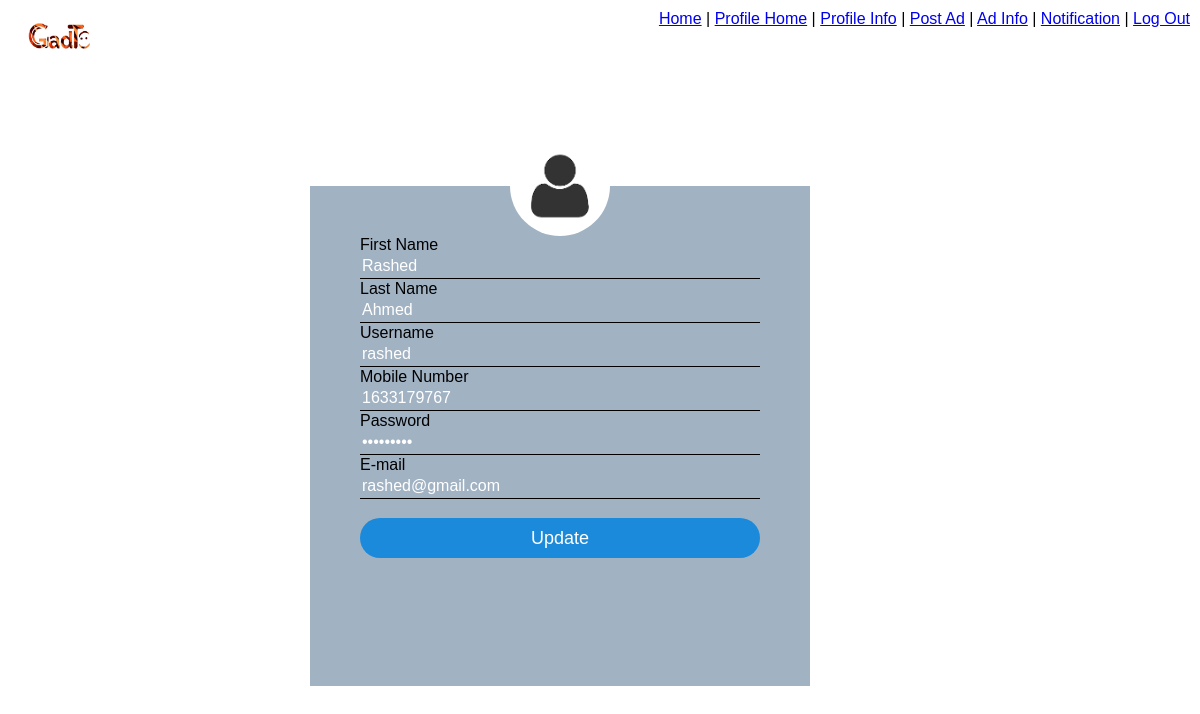
Before: /ProfileInfo.php (signed in) with the older database file.
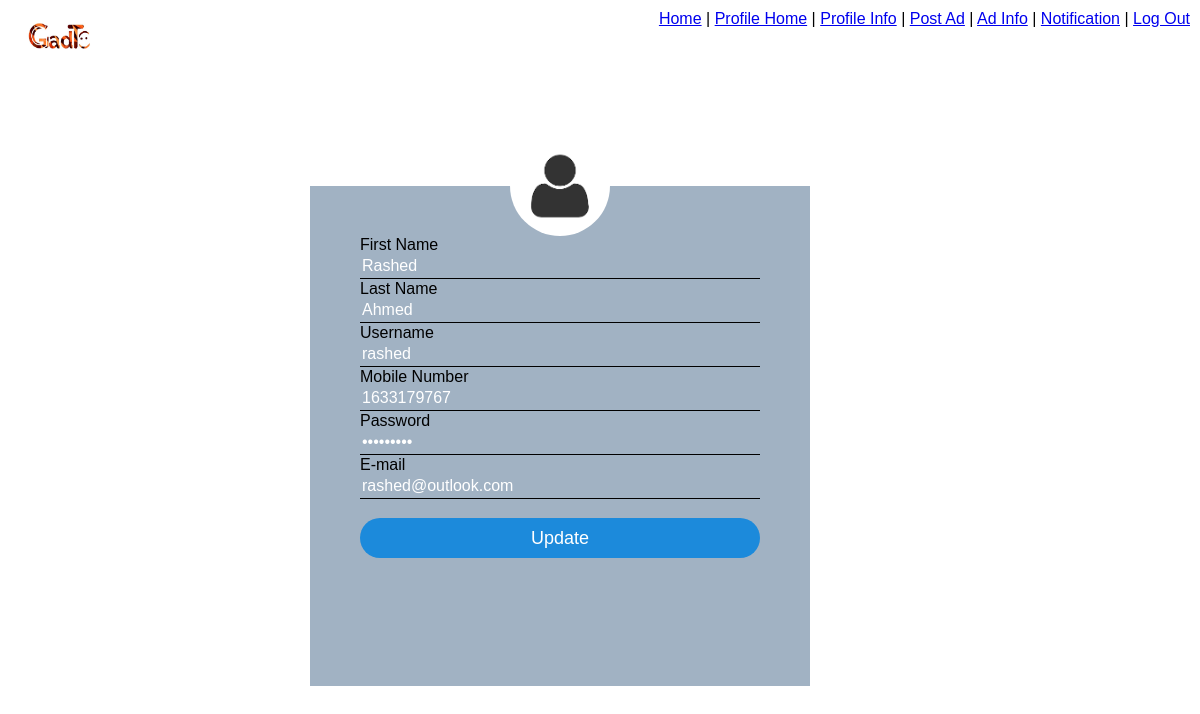
After: the same page with the newer database file.
### tables this page shows
CREATE TABLE `user` (
  `id` int(11) NOT NULL,
  `uname` varchar(100) NOT NULL,
  `email` varchar(100) NOT NULL,
  `pass` varchar(100) NOT NULL,
  `fname` varchar(100) NOT NULL,
  `lname` varchar(100) NOT NULL,
  `phone` int(15) NOT NULL,
  `type` varchar(10) NOT NULL,
  `status` varchar(20) NOT NULL
);

### ProfileInfo.php (the view, shortened to what this page needs)
<html>
<head>
    <link rel="stylesheet" type="text/css" href="style.css">
</head>
<body>
    <div style="padding:10; text-align:right;">
        <a href="index.php"><img style="float: left; padding-left: 10" src="gadto.jpg" width="80" height="50"></a>
            <a href="home.php">Home</a> | <a href="ProfileHome.php">Profile Home</a> | <a href="ProfileInfo.php">Profile Info</a> | <a href="PostAd.php">Post Ad</a> | <a href="ad_info.php">Ad Info</a> | <a href="notification.php">Notification</a> | <a href="signout.php">Log Out</a>
    </div>
            <div class="login-box">
                <img src="ppic.png" class="avatar">
                <?php
                    $servername = "localhost";
                    $username = "root";
                    $password = "";
                    $dbname = "gadto";
                    $conn = mysqli_connect($servername, $username, $password, $dbname);
                    $un = $_SESSION['uname'];
                    $sql = "SELECT fname, lname, uname, phone, pass, email FROM user WHERE uname = '$un'";
                    $result = mysqli_query($conn, $sql);
                    if (mysqli_num_rows($result) > 0) {
                        $row = mysqli_fetch_assoc($result);
                    }
                ?>
                <form method="POST" action="">
                    <lebel>First Name</lebel>
                    <input type="text" name="fName" value="<?php echo $row['fname']?>" border-style: solid>
                    <lebel>Last Name</lebel>
                    <input type="text" name="lName" value="<?php echo $row['lname']?>" border-style: solid>
                    <lebel>Username</lebel>
                    <input type="text" name="username" value="<?php echo $row['uname']?>" readonly border-style: solid />
                    <lebel>Mobile Number</lebel>
                    <input type="text" name="mobileNo" value="<?php echo $row['phone']?>" border-style: solid />
                    <lebel>Password</lebel>
                    <input type="password" name="password" value="<?php echo $row['pass']?>">
                    <lebel>E-mail</lebel>
                    <input type="text" name="email" value="<?php echo $row['email']?>">
                    <br/>
                    <br/>
                    <input type="submit" name="update" value="Update">
                </form>
            </div>
</body>
</html>

### style.css (style rules this page uses)
body { margin: 0; padding: 0; background: url(image.jpg); background-size: cover; background-position: center; font-family: sans-serif; }
.login-box { width: 500px; height: 500px; background:#A1B2C3; color: #000; top: 67%; left: 55%; position: absolute; transform: translate(-70%,-70%); box-sizing: border-box; padding: 50px 50px; }
.avatar { width: 100px; height: 100px; border-radius: 50%; position: absolute; top: -50px; left: calc(50% - 50px); }
.login-box input { width: 100%; margin-bottom: 1px; }
.login-box input[type="text"], input[type="password"] { border: none; border-bottom: 1px solid #000; background: transparent; outline: none; height: 25px; color: #fff; font-size: 16px; }
.login-box input[type="submit"] { border: none; outline: none; height: 40px; background: #1c8adb; color: #fff; font-size: 18px; border-radius: 20px; }

Changed rows visible on the page:
changed user "Rashed": email "rashed@gmail.com" → "rashed@outlook.com"
